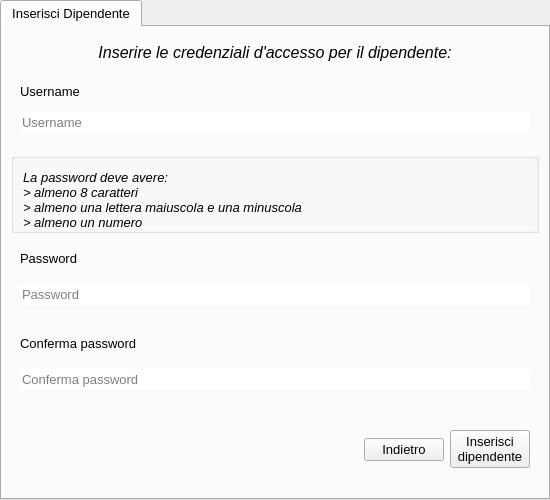
<?xml version="1.0" encoding="UTF-8"?>
<ui version="4.0">
 <class>tabWidget</class>
 <widget class="QTabWidget" name="tabWidget">
  <property name="geometry">
   <rect>
    <x>0</x>
    <y>0</y>
    <width>550</width>
    <height>500</height>
   </rect>
  </property>
  <property name="minimumSize">
   <size>
    <width>550</width>
    <height>500</height>
   </size>
  </property>
  <property name="font">
   <font>
    <family>Arial</family>
    <pointsize>10</pointsize>
   </font>
  </property>
  <property name="windowTitle">
   <string>Inserisci Dipendente</string>
  </property>
  <widget class="QWidget" name="tabInserisciDipendente2">
   <attribute name="title">
    <string>Inserisci Dipendente</string>
   </attribute>
   <layout class="QVBoxLayout" name="verticalLayout">
    <property name="topMargin">
     <number>16</number>
    </property>
    <item>
     <widget class="QLabel" name="label">
      <property name="sizePolicy">
       <sizepolicy hsizetype="Preferred" vsizetype="Fixed">
        <horstretch>0</horstretch>
        <verstretch>0</verstretch>
       </sizepolicy>
      </property>
      <property name="font">
       <font>
        <family>Arial</family>
        <pointsize>12</pointsize>
        <italic>true</italic>
       </font>
      </property>
      <property name="text">
       <string>Inserire le credenziali d'accesso per il dipendente:</string>
      </property>
      <property name="alignment">
       <set>Qt::AlignBottom|Qt::AlignHCenter</set>
      </property>
     </widget>
    </item>
    <item>
     <widget class="QWidget" name="widgetUsernae" native="true">
      <property name="sizePolicy">
       <sizepolicy hsizetype="Preferred" vsizetype="Expanding">
        <horstretch>0</horstretch>
        <verstretch>0</verstretch>
       </sizepolicy>
      </property>
      <layout class="QVBoxLayout" name="verticalLayout_2">
       <property name="bottomMargin">
        <number>5</number>
       </property>
       <item>
        <widget class="QLabel" name="labelUsername">
         <property name="sizePolicy">
          <sizepolicy hsizetype="Preferred" vsizetype="Fixed">
           <horstretch>0</horstretch>
           <verstretch>0</verstretch>
          </sizepolicy>
         </property>
         <property name="text">
          <string>Username</string>
         </property>
        </widget>
       </item>
       <item>
        <widget class="QLineEdit" name="lineEditUsername">
         <property name="frame">
          <bool>false</bool>
         </property>
         <property name="placeholderText">
          <string>Username</string>
         </property>
        </widget>
       </item>
      </layout>
     </widget>
    </item>
    <item>
     <widget class="QGroupBox" name="groupBoxIstruzioniPassword">
      <property name="sizePolicy">
       <sizepolicy hsizetype="Preferred" vsizetype="Expanding">
        <horstretch>0</horstretch>
        <verstretch>0</verstretch>
       </sizepolicy>
      </property>
      <property name="title">
       <string/>
      </property>
      <property name="flat">
       <bool>true</bool>
      </property>
      <layout class="QVBoxLayout" name="verticalLayout_3">
       <property name="topMargin">
        <number>11</number>
       </property>
       <property name="bottomMargin">
        <number>0</number>
       </property>
       <item>
        <widget class="QLabel" name="labelIstruzioniPassword">
         <property name="font">
          <font>
           <family>Arial</family>
           <pointsize>10</pointsize>
           <italic>true</italic>
          </font>
         </property>
         <property name="text">
          <string>La password deve avere:
&gt; almeno 8 caratteri
&gt; almeno una lettera maiuscola e una minuscola
&gt; almeno un numero</string>
         </property>
        </widget>
       </item>
      </layout>
     </widget>
    </item>
    <item>
     <widget class="QWidget" name="widgetPassword" native="true">
      <property name="sizePolicy">
       <sizepolicy hsizetype="Preferred" vsizetype="Expanding">
        <horstretch>0</horstretch>
        <verstretch>0</verstretch>
       </sizepolicy>
      </property>
      <layout class="QVBoxLayout" name="verticalLayout_5">
       <property name="topMargin">
        <number>0</number>
       </property>
       <property name="bottomMargin">
        <number>0</number>
       </property>
       <item>
        <widget class="QLabel" name="labelPassword">
         <property name="sizePolicy">
          <sizepolicy hsizetype="Preferred" vsizetype="Fixed">
           <horstretch>0</horstretch>
           <verstretch>0</verstretch>
          </sizepolicy>
         </property>
         <property name="text">
          <string>Password</string>
         </property>
        </widget>
       </item>
       <item>
        <widget class="QLineEdit" name="lineEditPassword">
         <property name="frame">
          <bool>false</bool>
         </property>
         <property name="echoMode">
          <enum>QLineEdit::Password</enum>
         </property>
         <property name="placeholderText">
          <string>Password</string>
         </property>
        </widget>
       </item>
      </layout>
     </widget>
    </item>
    <item>
     <widget class="QWidget" name="widgetConfermaPassword" native="true">
      <property name="sizePolicy">
       <sizepolicy hsizetype="Preferred" vsizetype="Expanding">
        <horstretch>0</horstretch>
        <verstretch>0</verstretch>
       </sizepolicy>
      </property>
      <layout class="QVBoxLayout" name="verticalLayout_4">
       <property name="topMargin">
        <number>0</number>
       </property>
       <property name="bottomMargin">
        <number>0</number>
       </property>
       <item>
        <widget class="QLabel" name="labelConfermaPassword">
         <property name="sizePolicy">
          <sizepolicy hsizetype="Preferred" vsizetype="Fixed">
           <horstretch>0</horstretch>
           <verstretch>0</verstretch>
          </sizepolicy>
         </property>
         <property name="text">
          <string>Conferma password</string>
         </property>
        </widget>
       </item>
       <item>
        <widget class="QLineEdit" name="lineEditConfermaPassword">
         <property name="frame">
          <bool>false</bool>
         </property>
         <property name="echoMode">
          <enum>QLineEdit::Password</enum>
         </property>
         <property name="placeholderText">
          <string>Conferma password</string>
         </property>
        </widget>
       </item>
      </layout>
     </widget>
    </item>
    <item>
     <widget class="QWidget" name="widgetButtons" native="true">
      <property name="sizePolicy">
       <sizepolicy hsizetype="Preferred" vsizetype="Expanding">
        <horstretch>0</horstretch>
        <verstretch>0</verstretch>
       </sizepolicy>
      </property>
      <layout class="QHBoxLayout" name="horizontalLayout">
       <item>
        <spacer name="spacer">
         <property name="orientation">
          <enum>Qt::Horizontal</enum>
         </property>
         <property name="sizeHint" stdset="0">
          <size>
           <width>40</width>
           <height>20</height>
          </size>
         </property>
        </spacer>
       </item>
       <item>
        <widget class="QPushButton" name="btnIndietro">
         <property name="text">
          <string>Indietro</string>
         </property>
        </widget>
       </item>
       <item>
        <widget class="QPushButton" name="btnInserisci">
         <property name="text">
          <string>Inserisci
dipendente</string>
         </property>
        </widget>
       </item>
      </layout>
     </widget>
    </item>
   </layout>
  </widget>
 </widget>
 <resources/>
 <connections/>
</ui>
